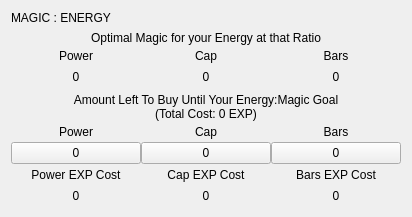
           <widget class="QWidget" name="me" native="true">
            <layout class="QVBoxLayout" name="verticalLayout_15">
             <item>
              <widget class="QLabel" name="Title_11">
               <property name="text">
                <string>MAGIC : ENERGY</string>
               </property>
               <property name="type_of_header" stdset="0">
                <string>misc</string>
               </property>
              </widget>
             </item>
             <item>
              <layout class="QVBoxLayout" name="me_optimal_energy_at_that_ratio">
               <property name="spacing">
                <number>0</number>
               </property>
               <item>
                <widget class="QLabel" name="header_35">
                 <property name="text">
                  <string>Optimal Magic for your Energy at that Ratio</string>
                 </property>
                 <property name="alignment">
                  <set>Qt::AlignmentFlag::AlignCenter</set>
                 </property>
                 <property name="type_of_header" stdset="0">
                  <string>1</string>
                 </property>
                </widget>
               </item>
               <item>
                <layout class="QGridLayout" name="gridLayout_47">
                 <item row="1" column="0">
                  <widget class="QLabel" name="me_optimal_energy_for_magic_power">
                   <property name="minimumSize">
                    <size>
                     <width>130</width>
                     <height>21</height>
                    </size>
                   </property>
                   <property name="text">
                    <string>0</string>
                   </property>
                   <property name="alignment">
                    <set>Qt::AlignmentFlag::AlignCenter</set>
                   </property>
                   <property name="type_of_header" stdset="0">
                    <string>3</string>
                   </property>
                  </widget>
                 </item>
                 <item row="1" column="2">
                  <widget class="QLabel" name="me_optimal_energy_for_magic_bar">
                   <property name="minimumSize">
                    <size>
                     <width>130</width>
                     <height>21</height>
                    </size>
                   </property>
                   <property name="text">
                    <string>0</string>
                   </property>
                   <property name="alignment">
                    <set>Qt::AlignmentFlag::AlignCenter</set>
                   </property>
                   <property name="type_of_header" stdset="0">
                    <string>3</string>
                   </property>
                  </widget>
                 </item>
                 <item row="1" column="1">
                  <widget class="QLabel" name="me_optimal_energy_for_magic_cap">
                   <property name="minimumSize">
                    <size>
                     <width>130</width>
                     <height>21</height>
                    </size>
                   </property>
                   <property name="text">
                    <string>0</string>
                   </property>
                   <property name="alignment">
                    <set>Qt::AlignmentFlag::AlignCenter</set>
                   </property>
                   <property name="type_of_header" stdset="0">
                    <string>3</string>
                   </property>
                  </widget>
                 </item>
                 <item row="0" column="2">
                  <widget class="QLabel" name="label_165">
                   <property name="minimumSize">
                    <size>
                     <width>130</width>
                     <height>21</height>
                    </size>
                   </property>
                   <property name="text">
                    <string>Bars</string>
                   </property>
                   <property name="alignment">
                    <set>Qt::AlignmentFlag::AlignCenter</set>
                   </property>
                   <property name="type_of_header" stdset="0">
                    <string>2</string>
                   </property>
                  </widget>
                 </item>
                 <item row="0" column="0">
                  <widget class="QLabel" name="label_166">
                   <property name="minimumSize">
                    <size>
                     <width>130</width>
                     <height>21</height>
                    </size>
                   </property>
                   <property name="text">
                    <string>Power</string>
                   </property>
                   <property name="alignment">
                    <set>Qt::AlignmentFlag::AlignCenter</set>
                   </property>
                   <property name="type_of_header" stdset="0">
                    <string>2</string>
                   </property>
                  </widget>
                 </item>
                 <item row="0" column="1">
                  <widget class="QLabel" name="label_167">
                   <property name="minimumSize">
                    <size>
                     <width>130</width>
                     <height>21</height>
                    </size>
                   </property>
                   <property name="text">
                    <string>Cap</string>
                   </property>
                   <property name="alignment">
                    <set>Qt::AlignmentFlag::AlignCenter</set>
                   </property>
                   <property name="type_of_header" stdset="0">
                    <string>2</string>
                   </property>
                  </widget>
                 </item>
                </layout>
               </item>
              </layout>
             </item>
             <item>
              <layout class="QVBoxLayout" name="layout_me_amount_left_to_buy_3">
               <property name="spacing">
                <number>0</number>
               </property>
               <item>
                <widget class="QLabel" name="name_me_amount_left_to_buy">
                 <property name="text">
                  <string>Amount Left To Buy Until Your Energy:Magic Goal
(Total Cost: 0 EXP)</string>
                 </property>
                 <property name="alignment">
                  <set>Qt::AlignmentFlag::AlignCenter</set>
                 </property>
                 <property name="type_of_header" stdset="0">
                  <string>1</string>
                 </property>
                </widget>
               </item>
               <item>
                <layout class="QGridLayout" name="gridLayout_48">
                 <item row="2" column="0">
                  <widget class="QLabel" name="label_168">
                   <property name="minimumSize">
                    <size>
                     <width>130</width>
                     <height>21</height>
                    </size>
                   </property>
                   <property name="text">
                    <string>Power EXP Cost</string>
                   </property>
                   <property name="alignment">
                    <set>Qt::AlignmentFlag::AlignCenter</set>
                   </property>
                   <property name="type_of_header" stdset="0">
                    <string>2</string>
                   </property>
                  </widget>
                 </item>
                 <item row="3" column="1">
                  <widget class="QLabel" name="me_exp_cost_cap">
                   <property name="minimumSize">
                    <size>
                     <width>130</width>
                     <height>21</height>
                    </size>
                   </property>
                   <property name="text">
                    <string>0</string>
                   </property>
                   <property name="alignment">
                    <set>Qt::AlignmentFlag::AlignCenter</set>
                   </property>
                   <property name="type_of_header" stdset="0">
                    <string>3</string>
                   </property>
                  </widget>
                 </item>
                 <item row="3" column="0">
                  <widget class="QLabel" name="me_exp_cost_power">
                   <property name="minimumSize">
                    <size>
                     <width>130</width>
                     <height>21</height>
                    </size>
                   </property>
                   <property name="text">
                    <string>0</string>
                   </property>
                   <property name="alignment">
                    <set>Qt::AlignmentFlag::AlignCenter</set>
                   </property>
                   <property name="type_of_header" stdset="0">
                    <string>3</string>
                   </property>
                  </widget>
                 </item>
                 <item row="0" column="0">
                  <widget class="QLabel" name="label_169">
                   <property name="minimumSize">
                    <size>
                     <width>130</width>
                     <height>21</height>
                    </size>
                   </property>
                   <property name="text">
                    <string>Power</string>
                   </property>
                   <property name="alignment">
                    <set>Qt::AlignmentFlag::AlignCenter</set>
                   </property>
                   <property name="type_of_header" stdset="0">
                    <string>2</string>
                   </property>
                  </widget>
                 </item>
                 <item row="2" column="1">
                  <widget class="QLabel" name="label_170">
                   <property name="minimumSize">
                    <size>
                     <width>130</width>
                     <height>21</height>
                    </size>
                   </property>
                   <property name="text">
                    <string>Cap EXP Cost</string>
                   </property>
                   <property name="alignment">
                    <set>Qt::AlignmentFlag::AlignCenter</set>
                   </property>
                   <property name="type_of_header" stdset="0">
                    <string>2</string>
                   </property>
                  </widget>
                 </item>
                 <item row="0" column="1">
                  <widget class="QLabel" name="label_171">
                   <property name="minimumSize">
                    <size>
                     <width>130</width>
                     <height>21</height>
                    </size>
                   </property>
                   <property name="text">
                    <string>Cap</string>
                   </property>
                   <property name="alignment">
                    <set>Qt::AlignmentFlag::AlignCenter</set>
                   </property>
                   <property name="type_of_header" stdset="0">
                    <string>2</string>
                   </property>
                  </widget>
                 </item>
                 <item row="0" column="2">
                  <widget class="QLabel" name="label_172">
                   <property name="minimumSize">
                    <size>
                     <width>130</width>
                     <height>21</height>
                    </size>
                   </property>
                   <property name="text">
                    <string>Bars</string>
                   </property>
                   <property name="alignment">
                    <set>Qt::AlignmentFlag::AlignCenter</set>
                   </property>
                   <property name="type_of_header" stdset="0">
                    <string>2</string>
                   </property>
                  </widget>
                 </item>
                 <item row="2" column="2">
                  <widget class="QLabel" name="label_173">
                   <property name="minimumSize">
                    <size>
                     <width>130</width>
                     <height>21</height>
                    </size>
                   </property>
                   <property name="text">
                    <string>Bars EXP Cost</string>
                   </property>
                   <property name="alignment">
                    <set>Qt::AlignmentFlag::AlignCenter</set>
                   </property>
                   <property name="type_of_header" stdset="0">
                    <string>2</string>
                   </property>
                  </widget>
                 </item>
                 <item row="3" column="2">
                  <widget class="QLabel" name="me_exp_cost_bar">
                   <property name="minimumSize">
                    <size>
                     <width>130</width>
                     <height>21</height>
                    </size>
                   </property>
                   <property name="text">
                    <string>0</string>
                   </property>
                   <property name="alignment">
                    <set>Qt::AlignmentFlag::AlignCenter</set>
                   </property>
                   <property name="type_of_header" stdset="0">
                    <string>3</string>
                   </property>
                  </widget>
                 </item>
                 <item row="1" column="2">
                  <widget class="QPushButton" name="me_amount_left_to_buy_bar">
                   <property name="minimumSize">
                    <size>
                     <width>21</width>
                     <height>21</height>
                    </size>
                   </property>
                   <property name="layoutDirection">
                    <enum>Qt::LayoutDirection::RightToLeft</enum>
                   </property>
                   <property name="text">
                    <string>0</string>
                   </property>
                   <property name="icon">
                    <iconset resource="../resources/resources_qt.qrc">
                     <normaloff>:/icons/icons/copy_icon.png</normaloff>:/icons/icons/copy_icon.png</iconset>
                   </property>
                  </widget>
                 </item>
                 <item row="1" column="1">
                  <widget class="QPushButton" name="me_amount_left_to_buy_cap">
                   <property name="minimumSize">
                    <size>
                     <width>21</width>
                     <height>21</height>
                    </size>
                   </property>
                   <property name="layoutDirection">
                    <enum>Qt::LayoutDirection::RightToLeft</enum>
                   </property>
                   <property name="text">
                    <string>0</string>
                   </property>
                   <property name="icon">
                    <iconset resource="../resources/resources_qt.qrc">
                     <normaloff>:/icons/icons/copy_icon.png</normaloff>:/icons/icons/copy_icon.png</iconset>
                   </property>
                  </widget>
                 </item>
                 <item row="1" column="0">
                  <widget class="QPushButton" name="me_amount_left_to_buy_power">
                   <property name="minimumSize">
                    <size>
                     <width>21</width>
                     <height>21</height>
                    </size>
                   </property>
                   <property name="layoutDirection">
                    <enum>Qt::LayoutDirection::RightToLeft</enum>
                   </property>
                   <property name="text">
                    <string>0</string>
                   </property>
                   <property name="icon">
                    <iconset resource="../resources/resources_qt.qrc">
                     <normaloff>:/icons/icons/copy_icon.png</normaloff>:/icons/icons/copy_icon.png</iconset>
                   </property>
                  </widget>
                 </item>
                </layout>
               </item>
              </layout>
             </item>
            </layout>
           </widget>
